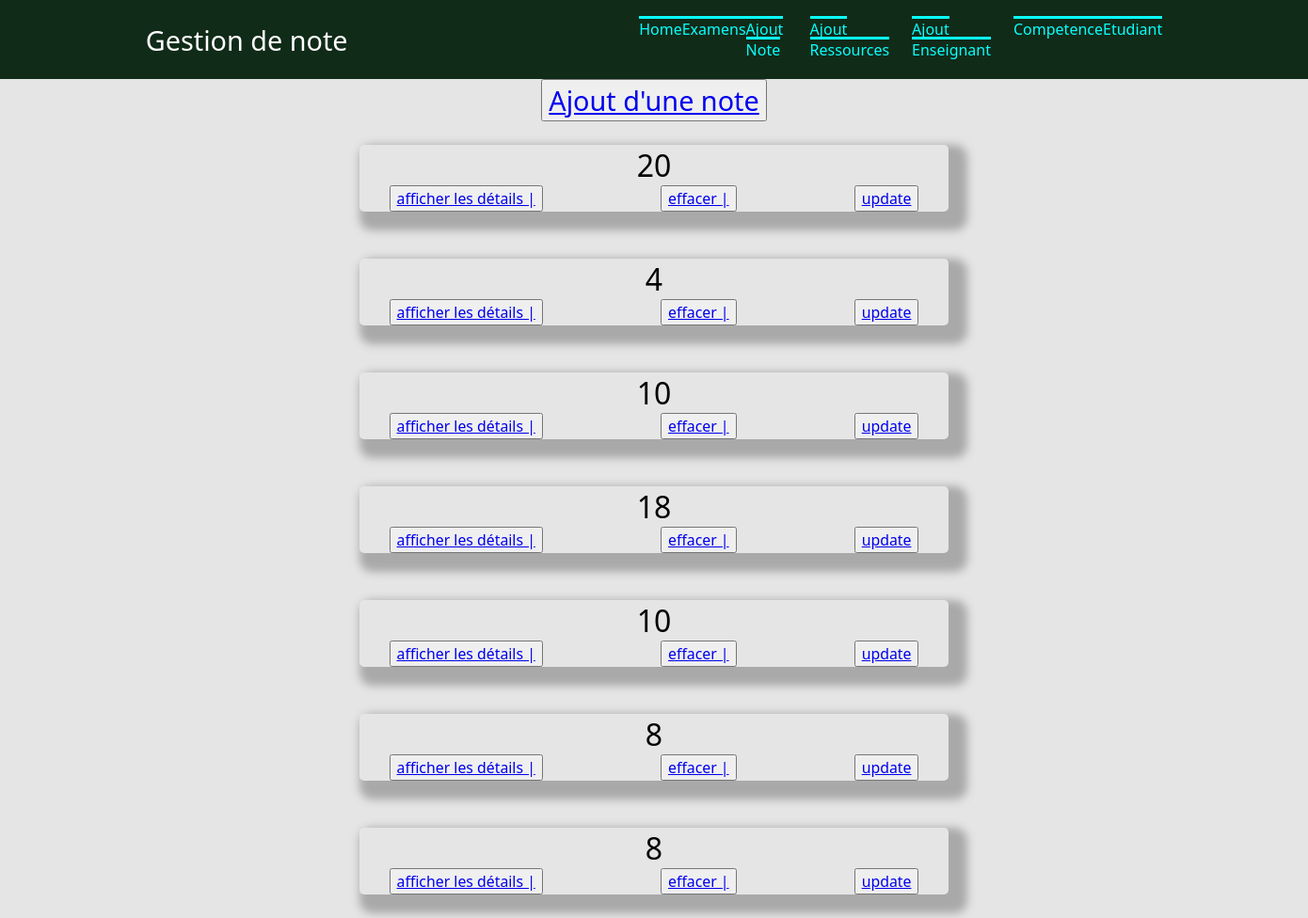
The page /note/ on the database as committed earlier.
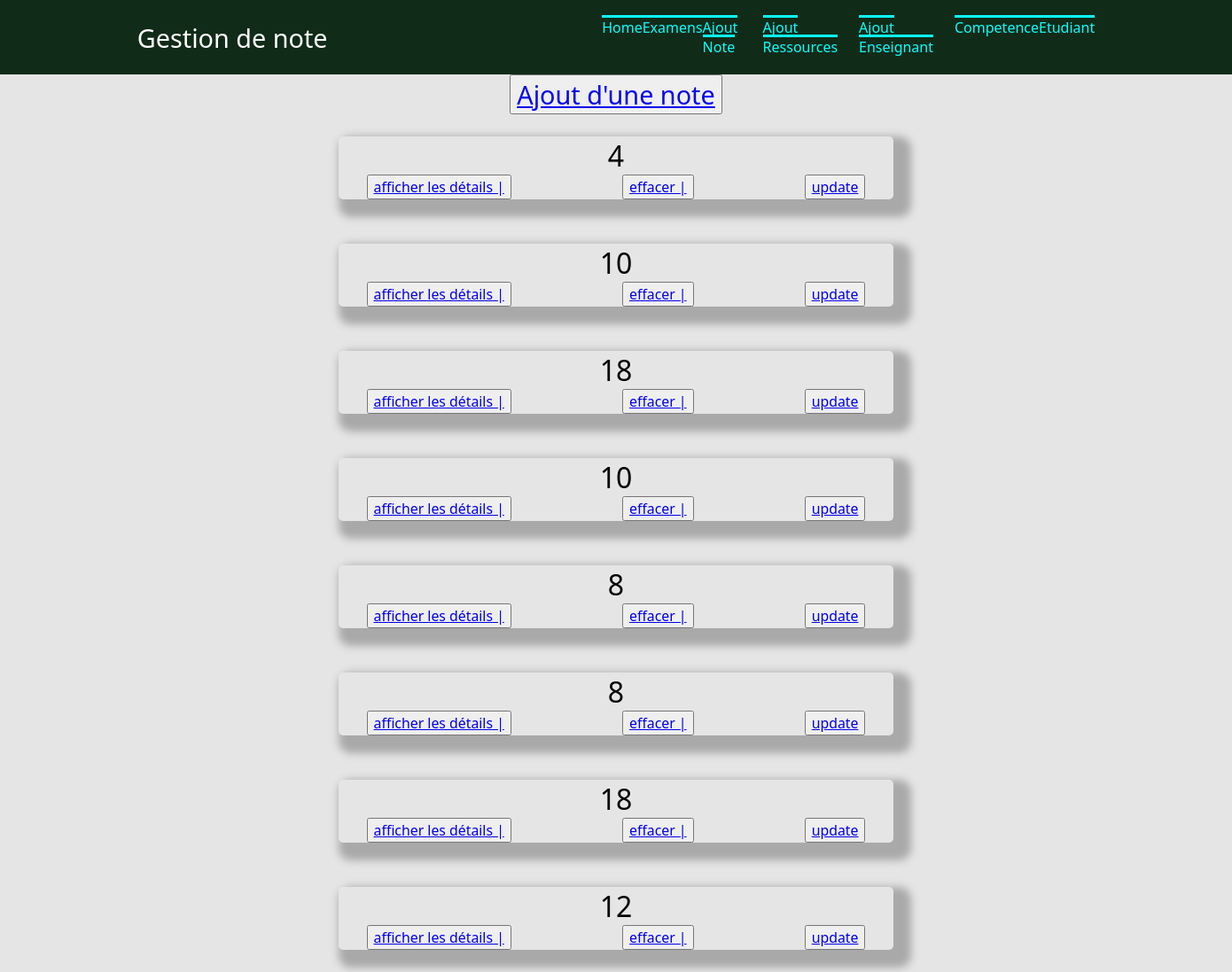
The same page on the database as committed later.
### gestion/models.py (models this page shows, shortened)
class Notes(models.Model):
    examens = models.ForeignKey('Examens', on_delete=models.CASCADE,null = True,)
    etudiant =models.ForeignKey('Etudiant', on_delete=models.CASCADE,null = True,)
    note =models.IntegerField(blank=False, null=True)
    appreciation =models.TextField(null=True, blank=True)

### gestion/views.py (the view)
# urls.py: path('note/', views.note),
def note(request):
    liste_note = list(models.Notes.objects.all())
    return render(request,'note/note.html',{'liste_note': liste_note})

### gestion/templates/note/note.html
{% extends "gestion/main.html" %}
{% block content %}
<h1><button name="button"><a href="/gestion/ajout_note/"> Ajout d'une note</a></button> <br></h1>
 {% for l in liste_note %}
<ul class="ul1">
<h1>   {{l.note}}</h1>
    <li class="li1">
        <button name="button"><a href="/gestion/affiche_note/{{l.id}}"> afficher les détails | </a></button> <br>
        <button name="button"><a href="/gestion/delete_note/{{l.id}}"> effacer | </a></button> <br>
<button name="button"><a href="/gestion/update_note/{{l.id}}"> update </a></button>   </li>
</ul>
  {%endfor%}
{% endblock %}

Rows that differ between the two databases and show on the page:
removed Notes: note "20"
added Notes: note "18"
added Notes: note "12"
